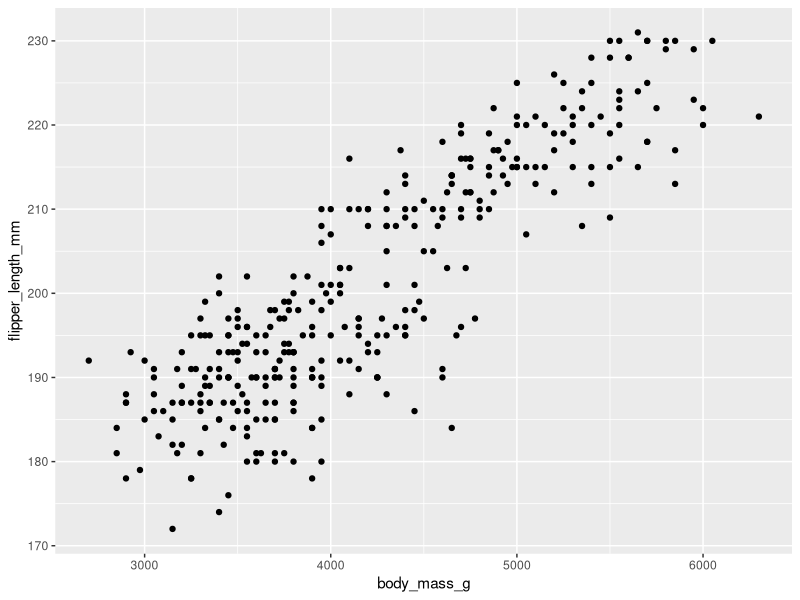
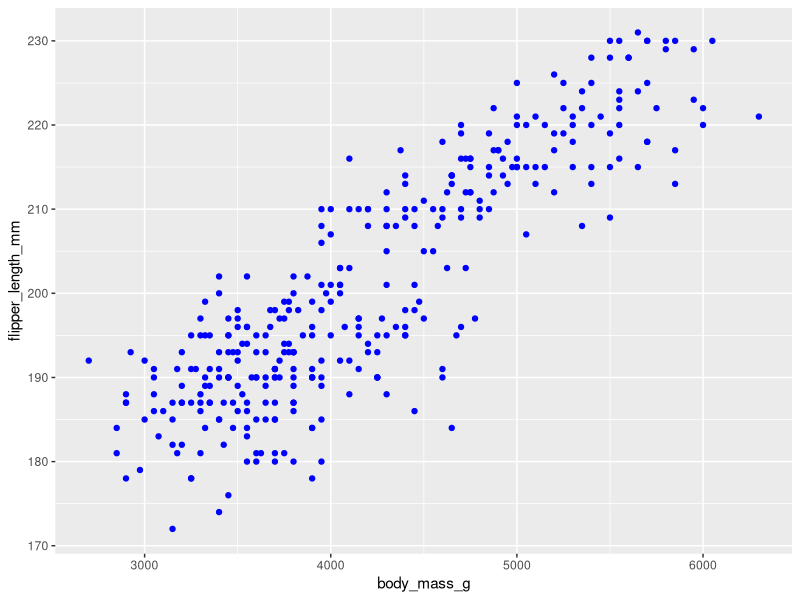
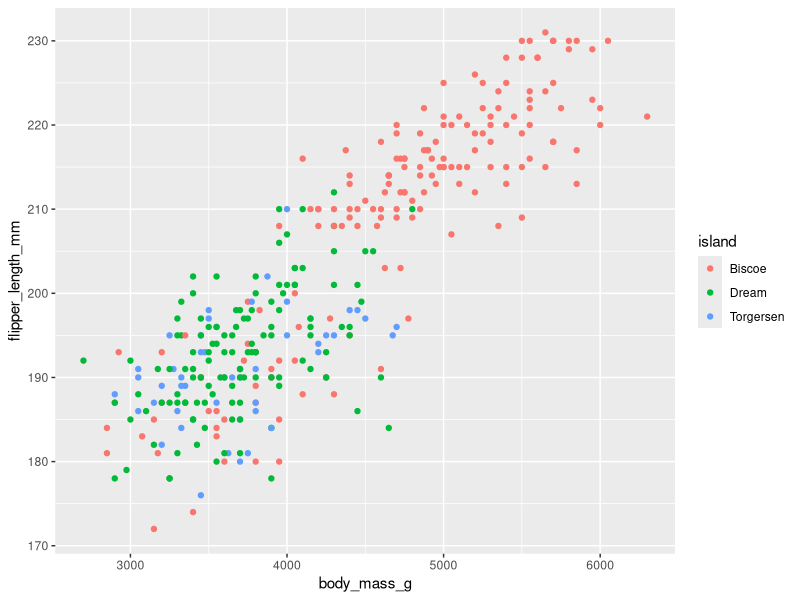
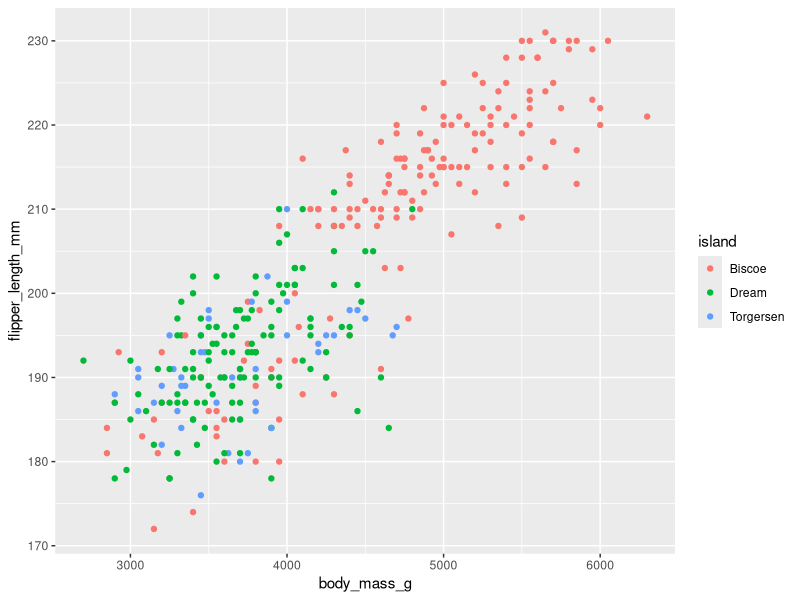
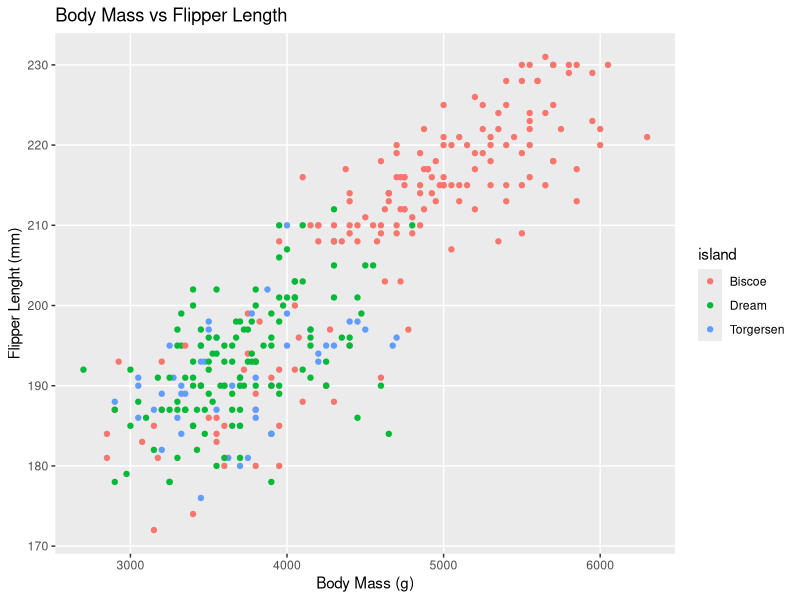
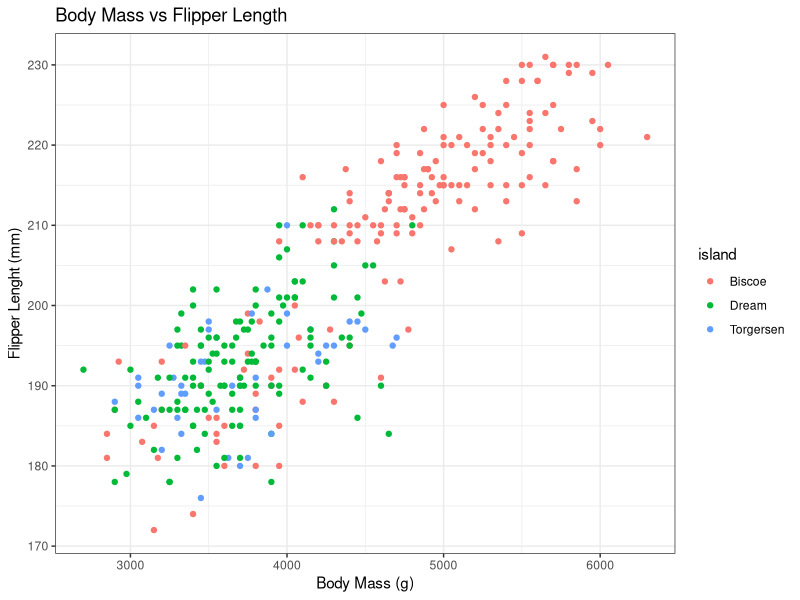
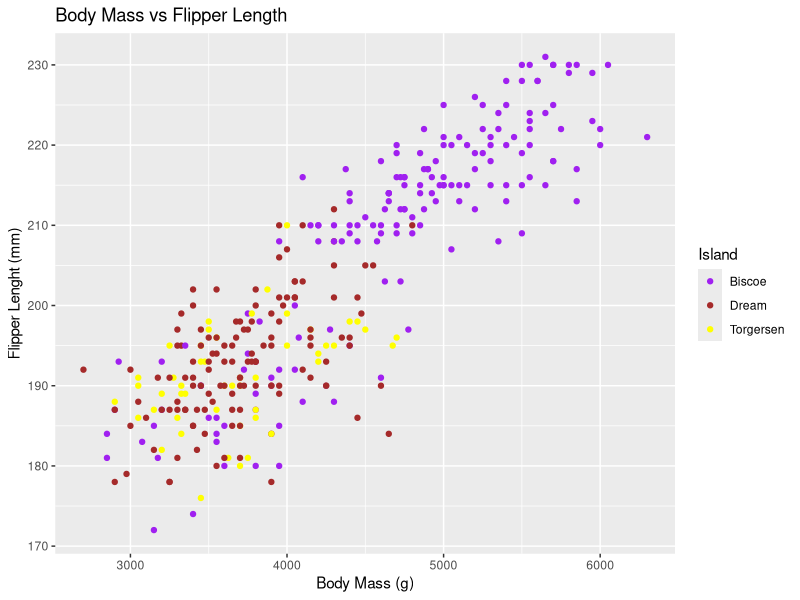
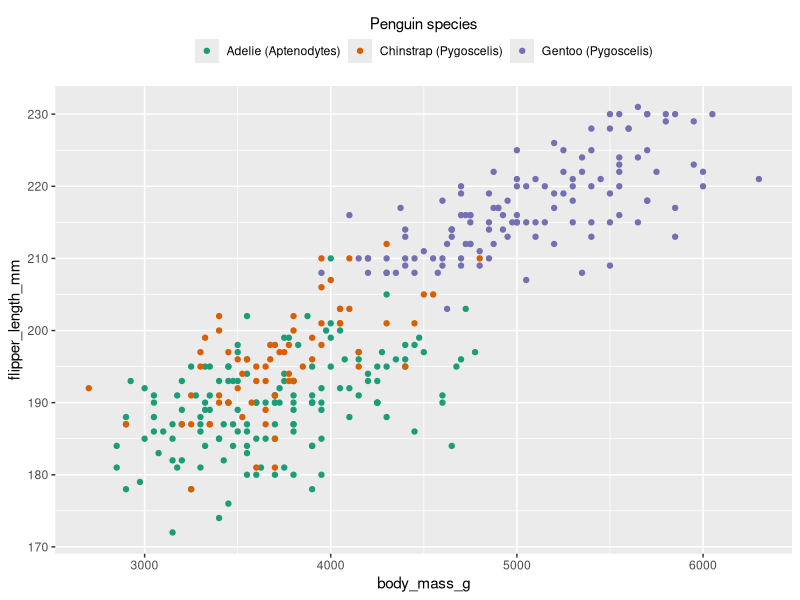

Here is the R script that generated these plots, in order:
## ---- chunk 1
library(tidyverse)
library(palmerpenguins)

# brings 'penguins' dataset into name space
attach(penguins)
# brings 'penguins_raw' dataset into name space
attach(penguins_raw)
## ---- chunk 2
ggplot(
  data = penguins,
  mapping = aes(x = body_mass_g,
                y = flipper_length_mm)
) +
  geom_point()
## ---- chunk 3

ggplot(
  data = penguins,
  mapping = aes(x = body_mass_g,
                y = flipper_length_mm)
) +
  geom_point(colour = "blue")
## ---- chunk 4

ggplot(
  data = penguins,
  mapping = aes(x = body_mass_g,
                y = flipper_length_mm)
) +
  geom_point(mapping = aes(colour = island))
## ---- chunk 5
penguin_plot <- ggplot(
  data = penguins,
  mapping = aes(x = body_mass_g,
                y = flipper_length_mm,
                colour = island)
) 

penguin_plot <- penguin_plot +
  geom_point()

penguin_plot
## ---- chunk 6
penguin_plot <- penguin_plot +
  labs(x = "Body Mass (g)",
       y = "Flipper Lenght (mm)",
       title = "Body Mass vs Flipper Length") 

penguin_plot +
  theme(panel.grid.minor = element_blank())
## ---- chunk 7
penguin_plot +
  theme_bw()
## ---- chunk 8
penguin_plot +
  scale_colour_manual(name = "Island",
    values = c(Biscoe = "purple", Dream = "brown", Torgersen = "yellow")
  )
## ---- chunk 9
ggplot(penguins, aes(x = body_mass_g, y = flipper_length_mm, colour = species)) +
  geom_point() +
  scale_colour_manual(
    name = "Penguin species",
    values = c(Adelie = "#1b9e77", Chinstrap = "#d95f02", Gentoo = "#7570b3"),
    labels = c(Adelie = "Adelie (Aptenodytes)", Chinstrap = "Chinstrap (Pygoscelis)", Gentoo = "Gentoo (Pygoscelis)")
  ) +
  guides(colour = guide_legend(title.position = "top", title.hjust = 0.5, nrow = 1)) +
  theme(legend.position = "top")
## ---- chunk 10
# increase point size in legend only (penguins)
ggplot(penguins, aes(x = bill_length_mm, y = bill_depth_mm, colour = species)) +
  geom_point(size = 2, na.rm = TRUE) +
  guides(colour = guide_legend(override.aes = list(size = 6))) +
  theme_minimal()

# increase line thickness in legend only (penguins summarized by year)
df_line <- penguins %>%
  filter(!is.na(species), !is.na(year), !is.na(body_mass_g)) %>%
  group_by(species, year) %>%
  summarise(mean_body_mass = mean(body_mass_g, na.rm = TRUE), .groups = "drop")

ggplot(df_line, aes(x = year, y = mean_body_mass, colour = species, group = species)) +
  geom_line(linewidth = 0.7) +
  geom_point(size = 1) +
  guides(colour = guide_legend(override.aes = list(size = 3))) +
  theme_minimal()
## ---- chunk 11
# -------------------------
# Possible solutions
# -------------------------

# Exercise 1 — Scatter plot & legend styling
library(ggplot2)
ex1_df <- penguins %>% drop_na(body_mass_g, flipper_length_mm, species)

ggplot(ex1_df, aes(x = body_mass_g, y = flipper_length_mm, colour = species)) +
  geom_point(na.rm = TRUE) +
  labs(
    title = "Body mass vs Flipper length",
    x = "Body mass (g)",
    y = "Flipper length (mm)",
    colour = "Species"
  ) +
  scale_colour_manual(
    values = c(Adelie = "#1b9e77", Chinstrap = "#d95f02", Gentoo = "#7570b3")
  ) +
  guides(colour = guide_legend(nrow = 1, title.position = "top", title.hjust = 0.5)) +
  theme_bw() +
  theme(legend.position = "top")

# Exercise 2 — Aggregation + line plot with legend overrides
df_line <- penguins %>%
  filter(!is.na(species), !is.na(year), !is.na(body_mass_g)) %>%
  group_by(species, year) %>%
  summarise(mean_body_mass = mean(body_mass_g, na.rm = TRUE), .groups = "drop")

ggplot(df_line, aes(x = year, y = mean_body_mass, colour = species, group = species)) +
  geom_line(linewidth = 0.6, na.rm = TRUE) +
  geom_point(size = 1.5, na.rm = TRUE) +
  labs(title = "Mean body mass by species over years", x = "Year", y = "Mean body mass (g)") +
  guides(colour = guide_legend(override.aes = list(linewidth = 2, size = 4))) +
  theme_minimal()

# Exercise 3 — Facets, handling missing values, and saving output
dir.create("plots", showWarnings = FALSE)

ex3_df <- penguins %>% drop_na(bill_length_mm, bill_depth_mm, sex, island)

p <- ggplot(ex3_df, aes(x = bill_length_mm, y = bill_depth_mm, colour = sex)) +
  geom_point(na.rm = TRUE) +
  facet_wrap(~ island) +
  labs(title = "Bill length vs Bill depth by island", x = "Bill length (mm)", y = "Bill depth (mm)") +
  coord_cartesian(xlim = c(30, 60), ylim = c(10, 22)) +  # focus on typical ranges without dropping data
  theme_classic()

#ggsave("plots/bill_scatter.png", p, dpi = 300, width = 8, height = 5)
## ---- chunk 12
# -------------------------
# Possible solutions
# -------------------------

# Exercise 1 — Scatter plot & legend styling
library(ggplot2)
ex1_df <- penguins %>% drop_na(body_mass_g, flipper_length_mm, species)

ggplot(ex1_df, aes(x = body_mass_g, y = flipper_length_mm, colour = species)) +
  geom_point(na.rm = TRUE) +
  labs(
    title = "Body mass vs Flipper length",
    x = "Body mass (g)",
    y = "Flipper length (mm)",
    colour = "Species"
  ) +
  scale_colour_manual(
    values = c(Adelie = "#1b9e77", Chinstrap = "#d95f02", Gentoo = "#7570b3")
  ) +
  guides(colour = guide_legend(nrow = 1, title.position = "top", title.hjust = 0.5)) +
  theme_bw() +
  theme(legend.position = "top")

# Exercise 2 — Aggregation + line plot with legend overrides
df_line <- penguins %>%
  filter(!is.na(species), !is.na(year), !is.na(body_mass_g)) %>%
  group_by(species, year) %>%
  summarise(mean_body_mass = mean(body_mass_g, na.rm = TRUE), .groups = "drop")

ggplot(df_line, aes(x = year, y = mean_body_mass, colour = species, group = species)) +
  geom_line(linewidth = 0.6, na.rm = TRUE) +
  geom_point(size = 1.5, na.rm = TRUE) +
  labs(title = "Mean body mass by species over years", x = "Year", y = "Mean body mass (g)") +
  guides(colour = guide_legend(override.aes = list(linewidth = 2, size = 4))) +
  theme_minimal()

# Exercise 3 — Facets, handling missing values, and saving output
dir.create("plots", showWarnings = FALSE)

ex3_df <- penguins %>% drop_na(bill_length_mm, bill_depth_mm, sex, island)

p <- ggplot(ex3_df, aes(x = bill_length_mm, y = bill_depth_mm, colour = sex)) +
  geom_point(na.rm = TRUE) +
  facet_wrap(~ island) +
  labs(title = "Bill length vs Bill depth by island", x = "Bill length (mm)", y = "Bill depth (mm)") +
  coord_cartesian(xlim = c(30, 60), ylim = c(10, 22)) +  # focus on typical ranges without dropping data
  theme_classic()

#ggsave("plots/bill_scatter.png", p, dpi = 300, width = 8, height = 5)
